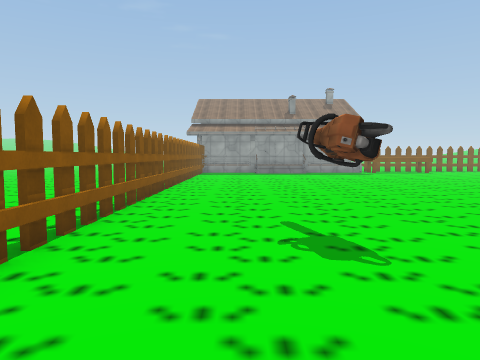
view 1 (above)

16 first-person views from a walk through a scene from a Unity 3-D project. The camera is 1.3 m above the floor, tilts 4° down and sees 70° across. The floor is counted in squares, 1 m on a side. Each view is taken from the middle of a square. On the plan, view 1 faces up. The plan holds only what a view shows up to about 15 squares ahead; the rest is blank. The place goes on beyond the plan. The player is left out. Some surface patterns are stand-ins.

view 2
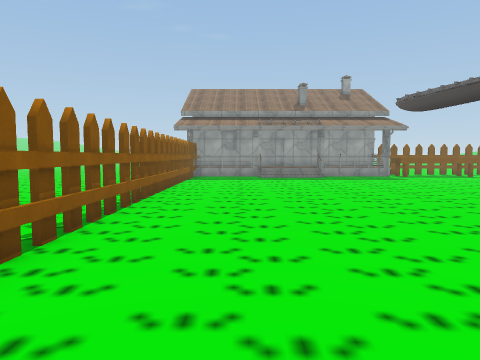

view 3
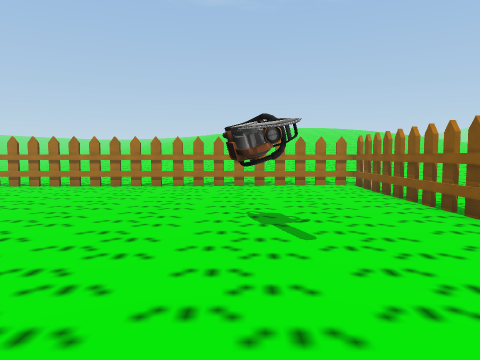

view 4
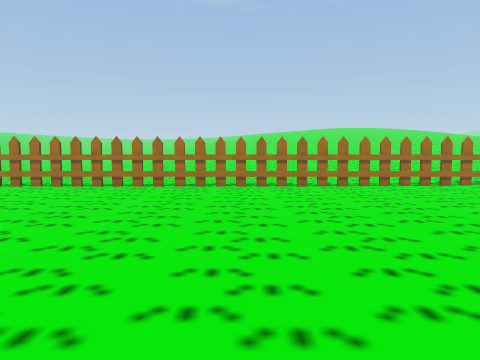

view 5
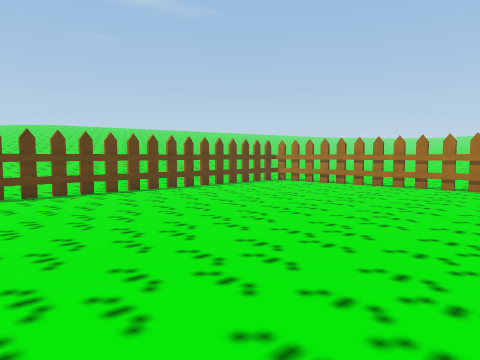

view 6
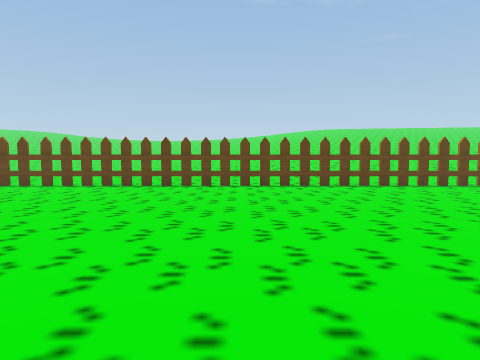

view 7
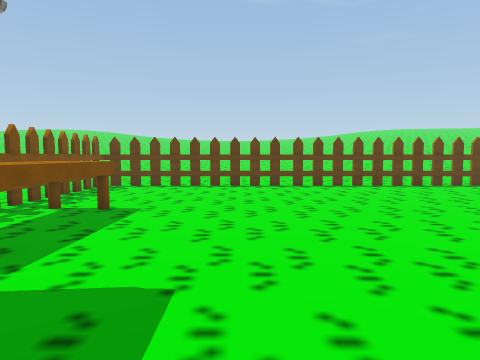

view 8
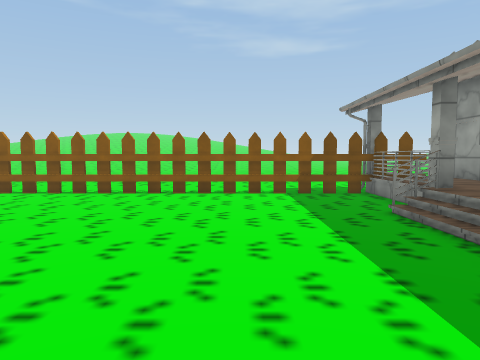

view 9
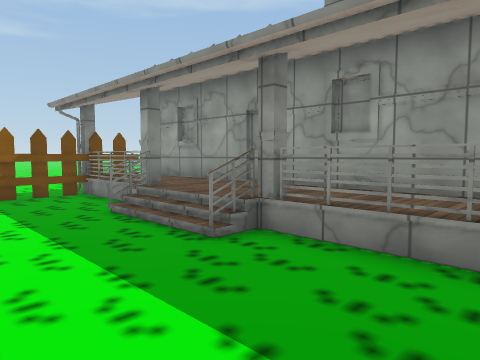

view 10
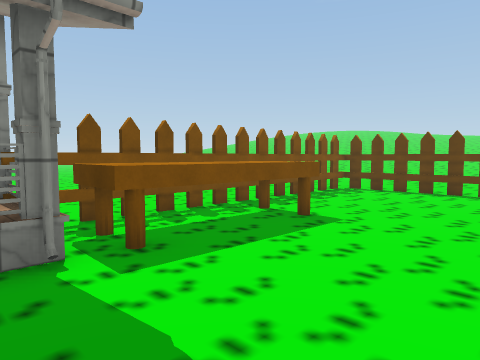

view 11
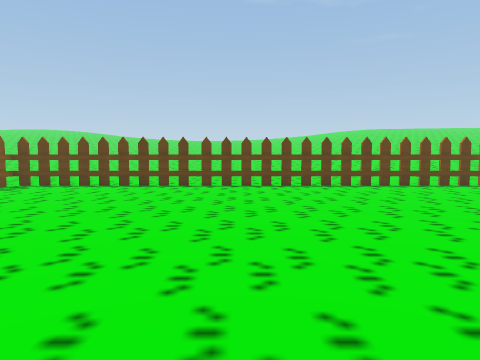

view 12
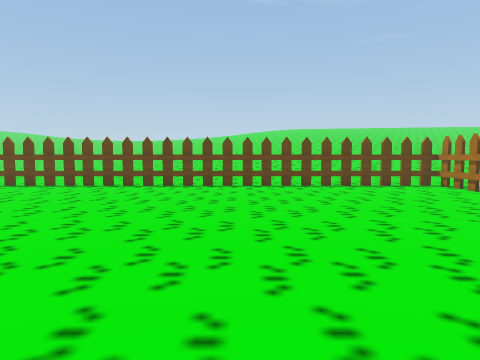

view 13
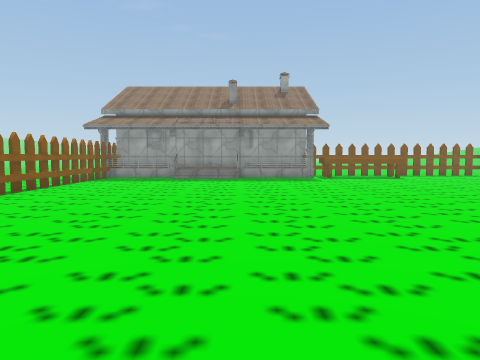

view 14
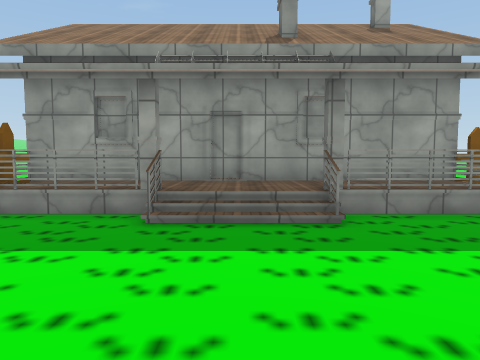

view 15
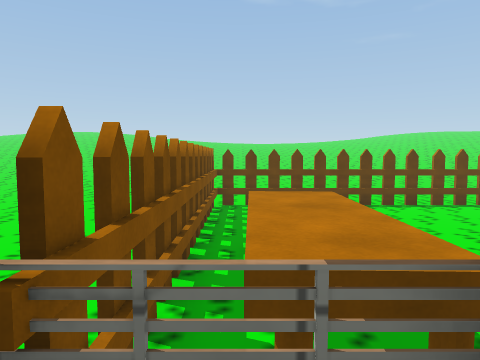

view 16
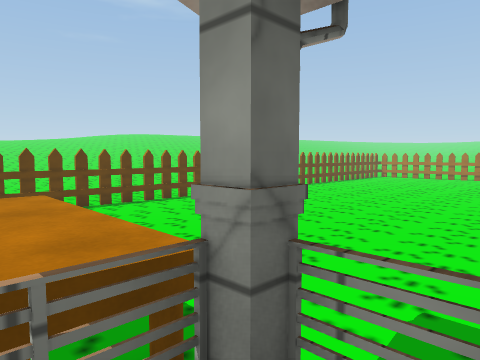

### Floor plan
Key: @ floor where view 1 was taken; # wall or solid block; x gap in a wall; . main floor; : floor 0.5 m higher than the main floor; / step, stairs or slope; = window, fence, low wall or low ledge; v drop or lower ground; T table.
Columns run from 3 left of view 1 to 21 right of it. Each row starts with its distance up from view 1.
 31               vvvvvvvvv
 30               vvvvvvvv
 29 ##################xxxxxx#
 28 #:::::::::::=TTTTT......x
 27 #:::::::::::#TTTTTT.....x
 26 x...#///#.../TTTTT......x
 25 x.......................x
 24 x.......................x
 23 x.......................x
 22 x.......................x
 21 x.......................x
 20 x.......................x
 19 x.......................x
 18 x.......................x
 17 x.......................x
 16 x.......................x
 15 x.......................x
 14 x.......................x
 13 x.......................x
 12 x.......................x
 11 x.......................x
 10 x.......................x
  9 x.......................x
  8 x.......................x
  7 x.......................x
  6 x.......................x
  5 x.......................x
  4 x.......................x
  3 x.......................x
  2 x.......................x
  1 x.......................x
  0 x..@....................x
 -1 x.......................x
 -2 x.......................x
 -3 vxxxxxxxxxxxxxxxxxxxxxxxv

Where each view was taken, in squares from view 1:
view 1: 0 up, 0 right, facing up
view 2: 5 up, 0 right, facing up
view 3: 12 up, 2 right, facing down
view 4: 12 up, 10 right, facing down
view 5: 12 up, 9 right, facing down-right
view 6: 12 up, 6 right, facing right
view 7: 23 up, 6 right, facing right
view 8: 22 up, 9 right, facing left
view 9: 22 up, 9 right, facing up-left
view 10: 22 up, 8 right, facing up-right
view 11: 19 up, 6 right, facing right
view 12: 6 up, 6 right, facing right
view 13: 6 up, 5 right, facing up
view 14: 19 up, 3 right, facing up
view 15: 28 up, 8 right, facing right
view 16: 28 up, 8 right, facing down-right
